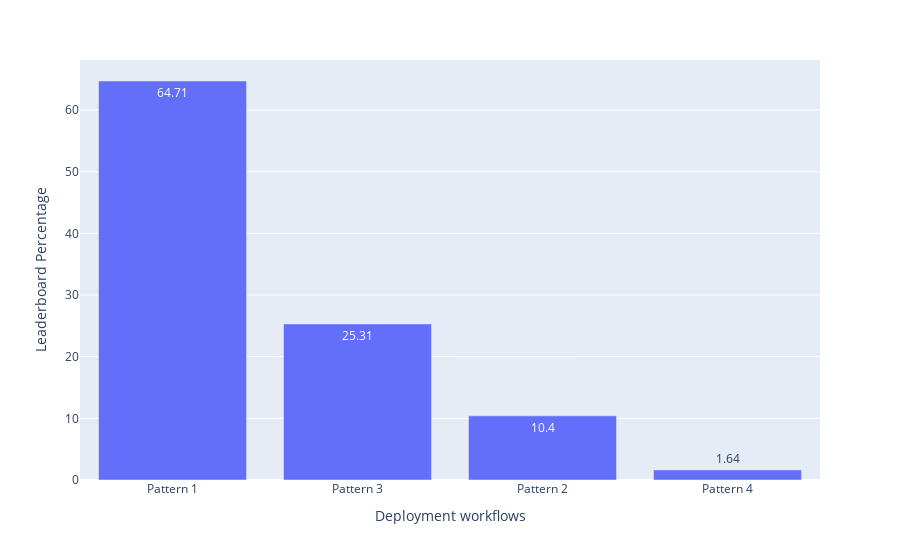

Here is the notebook cell this chart was saved with:
### Code cell
df = pd.read_csv(path_meta / 'leaderboard_processed.csv')
df['Development workflows'] = df['Development workflows'].apply(ast.literal_eval)

# df = df[df['Development workflows'].map(len) > 0]
df_workflow = df.explode('Development workflows')
df_workflow = df_workflow.groupby('Development workflows').size().reset_index(name='Frequency')
df_workflow['Development workflows'] = df_workflow['Development workflows'].apply(lambda x: f'Pattern {x}' if x != 'Unknown' else x)
df_workflow.sort_values(by='Frequency', ascending=False, inplace=True)
df_workflow['Weight'] = 1

print(f"{df_workflow['Development workflows'].iloc[0]} is the most prevalent ({df_workflow['Frequency'].iloc[0]} out of {len(df)}) workflow patterns that accounts for {round(df_workflow['Frequency'].iloc[0]/len(df)*100,2)}%.")
df_pwc = df[df['Platforms'] == 'pwc']
print(f"There are {round(len(df[df['Development workflows'].map(len) > 1])/(len(df)-len(df_pwc))*100,2)}% ({len(df[df['Development workflows'].map(len) > 1])} out of {len(df)-len(df_pwc)}) non-PWC leaderboards with multiple workflow patterns.")
print(f'In {df_workflow["Development workflows"].iloc[0]}, {round(len(df_pwc)/df_workflow["Frequency"].iloc[0]*100,2)}% ({len(df_pwc)} out of {df_workflow["Frequency"].iloc[0]}) of the leaderboards are hosted on Papers With Code.')

statistics = {
    'Distribution': 'Leaderboards across Workflow Patterns',
    'Mean': np.mean(df_workflow['Frequency']),
    'Median': np.median(df_workflow['Frequency']),
    'IQR': df_workflow['Frequency'].quantile(0.75) - df_workflow['Frequency'].quantile(0.25),
    'Gini Coefficient': ineqpy.inequality.gini(data=df_workflow[df_workflow['Development workflows'] != 'Unknown'], income='Frequency', weights='Weight'),
}
if os.path.exists(path_meta / 'leaderboard_statistics.csv'):
    df_statistics = pd.read_csv(path_meta / 'leaderboard_statistics.csv')
else:
    df_statistics = pd.DataFrame()
df_statistics = pd.concat([df_statistics, pd.DataFrame([statistics])], ignore_index=True)
df_statistics.drop_duplicates(subset=['Distribution'], keep='last', inplace=True)
df_statistics.sort_values(by='Distribution', inplace=True)
df_statistics.to_csv(path_meta / 'leaderboard_statistics.csv', index=False)

df_workflow = df_workflow[df_workflow['Development workflows'] != 'Unknown']
df_workflow['Ratio'] = round(df_workflow['Frequency'] / len(df) * 100, 2)
fig = px.bar(
    x=df_workflow['Development workflows'], 
    y=df_workflow['Ratio'],
    text_auto=True,
    labels={'x': 'Deployment workflows', 'y': 'Leaderboard Percentage'},
)
fig.show()

### Figure 1 — Plotly figure (JSON) as saved in the notebook; plotly's stock layout.template omitted (floating-point values rounded to 4 significant figures)
{"data": [{"alignmentgroup": "True", "hovertemplate": "Deployment workflows=%{x}<br>Leaderboard Percentage=%{y}<extra></extra>", "legendgroup": "", "marker": {"color": "#636efa", "pattern": {"shape": ""}}, "name": "", "offsetgroup": "", "orientation": "v", "showlegend": false, "textposition": "auto", "texttemplate": "%{y}", "type": "bar", "x": ["Pattern 1", "Pattern 3", "Pattern 2", "Pattern 4"], "xaxis": "x", "y": [64.71, 25.31, 10.4, 1.64], "yaxis": "y"}], "layout": {"barmode": "relative", "legend": {"tracegroupgap": 0}, "margin": {"t": 60}, "xaxis": {"anchor": "y", "domain": [0, 1], "title": {"text": "Deployment workflows"}}, "yaxis": {"anchor": "x", "domain": [0, 1], "title": {"text": "Leaderboard Percentage"}}}}
